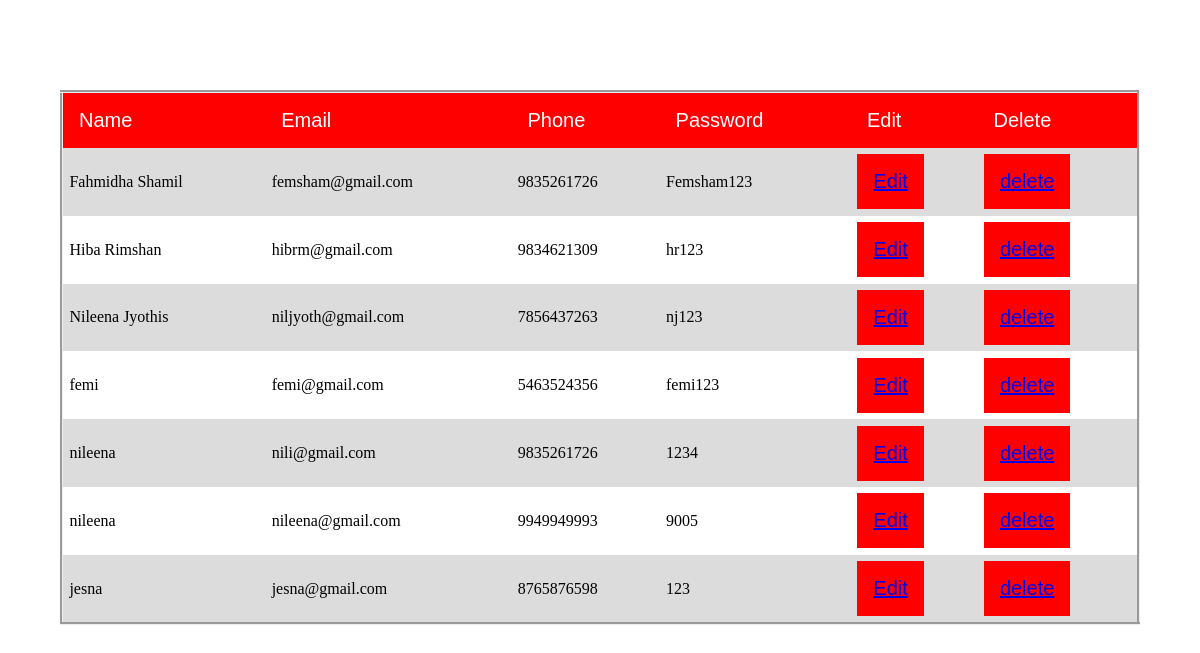
Screenshot of /users with the database file from the repository.
### userapp/models.py (models this page shows)
class Reg_tbl(models.Model):
    fnm = models.CharField(max_length=30)
    eml = models.EmailField()
    mob = models.IntegerField()
    psw = models.CharField(max_length=20)
    cpsw = models.CharField(max_length=20)

### userapp/views.py (the view)
# urls.py: path('users',views.user),
def user(request):
    obb=Reg_tbl.objects.all()
    return render(request,'user.html',{'data':obb})

### templates/user.html (shortened to what this page needs)
 {% load static %}
 <link rel="stylesheet" href="{%static 'css/user.css'%}"/>
<header>
  </header>
  <div class="table-wrap">
    <table class="srt">
      <thead>
        <tr>
          <th class="no-sort" name="name"><button>Name</button></th>
          <th aria-sort="ascending">
            <button name="email">Email<span aria-hidden="true"></span></button>
          </th>
          <th aria-sort="ascending">
            <button name="mob">Phone<span aria-hidden="true"></span></button>
          </th>
          <th aria-sort="ascending">
            <button name="pas">Password<span aria-hidden="true"></span></button>
          </th>
          <th aria-sort="ascending">
            <button name="ed">Edit<span aria-hidden="true"></span></button>
          </th>
          <th aria-sort="ascending">
            <button name="de">Delete<span aria-hidden="true"></span></button>
          </th>
        </tr>
      </thead>
      <tbody>
        {% for m in data%}
        <tr>
          <td>{{m.fnm}}</td>
          <td>{{m.eml}}</td>
          <td>{{m.mob}}</td>
          <td>{{m.psw}}</td>
          <td><button><a href="{% url 'edit' m.id %}">Edit</a></button></td>
          <td><button><a href="{% url 'delete' m.id %}">delete</a></button></td>
        </tr>
        {%endfor%}
      </tbody>
    </table>
  </div>

### static/css/user.css (style rules this page uses)
* { box-sizing: border-box; margin: 0; padding: 0; }
header { padding: 30px; text-align: center; }
table { height: auto; width: 90%; margin: auto; margin-top: 30px; border-collapse: collapse; text-align: left; border: outset; }
table.srt th { position: relative; }
button { margin: 0; padding: 1rem; border: none; background-color: red; text-align: left; color: white; font-size: 20px; }
td { padding: 0.4rem; text-align: left; }
table.srt th button { width: 100%; display: inline; cursor: pointer; }
table.srt th button span { width: 100%; padding: 1rem; position: absolute; }
table.srt tbody tr:nth-child(odd) { background: gainsboro; color: black; }

### rows the page displays
Reg_tbl: fnm "Fahmidha Shamil", eml "femsham@gmail.com", mob "9835261726", psw "Femsham123"
Reg_tbl: fnm "Hiba Rimshan", eml "hibrm@gmail.com", mob "9834621309", psw "hr123"
Reg_tbl: fnm "Nileena Jyothis", eml "niljyoth@gmail.com", mob "7856437263", psw "nj123"
Reg_tbl: fnm "femi", eml "femi@gmail.com", mob "5463524356", psw "femi123"
Reg_tbl: fnm "nileena", eml "nili@gmail.com", mob "9835261726", psw "1234"
Reg_tbl: fnm "nileena", eml "nileena@gmail.com", mob "9949949993", psw "9005"
Reg_tbl: fnm "jesna", eml "jesna@gmail.com", mob "8765876598", psw "123"
